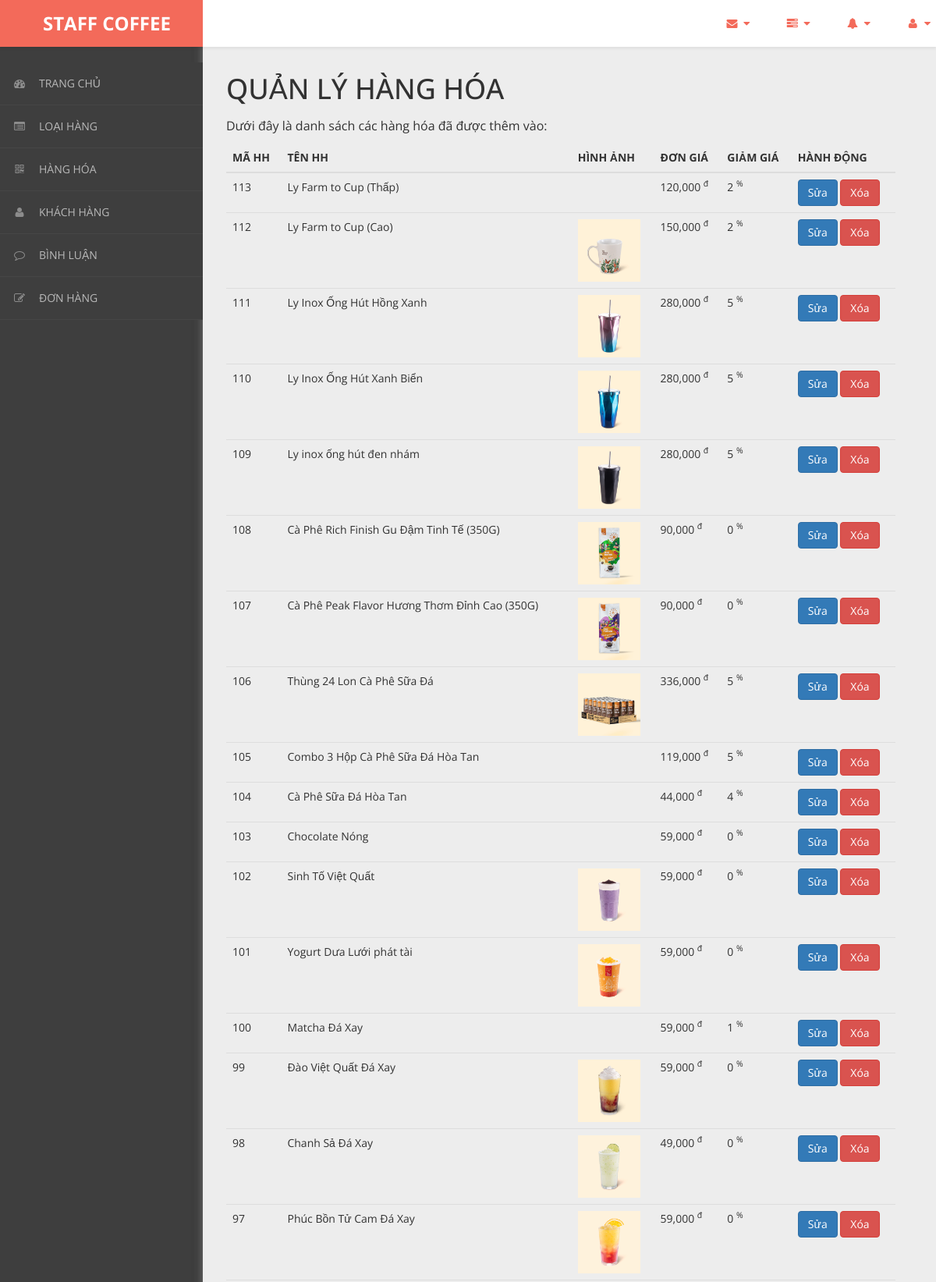
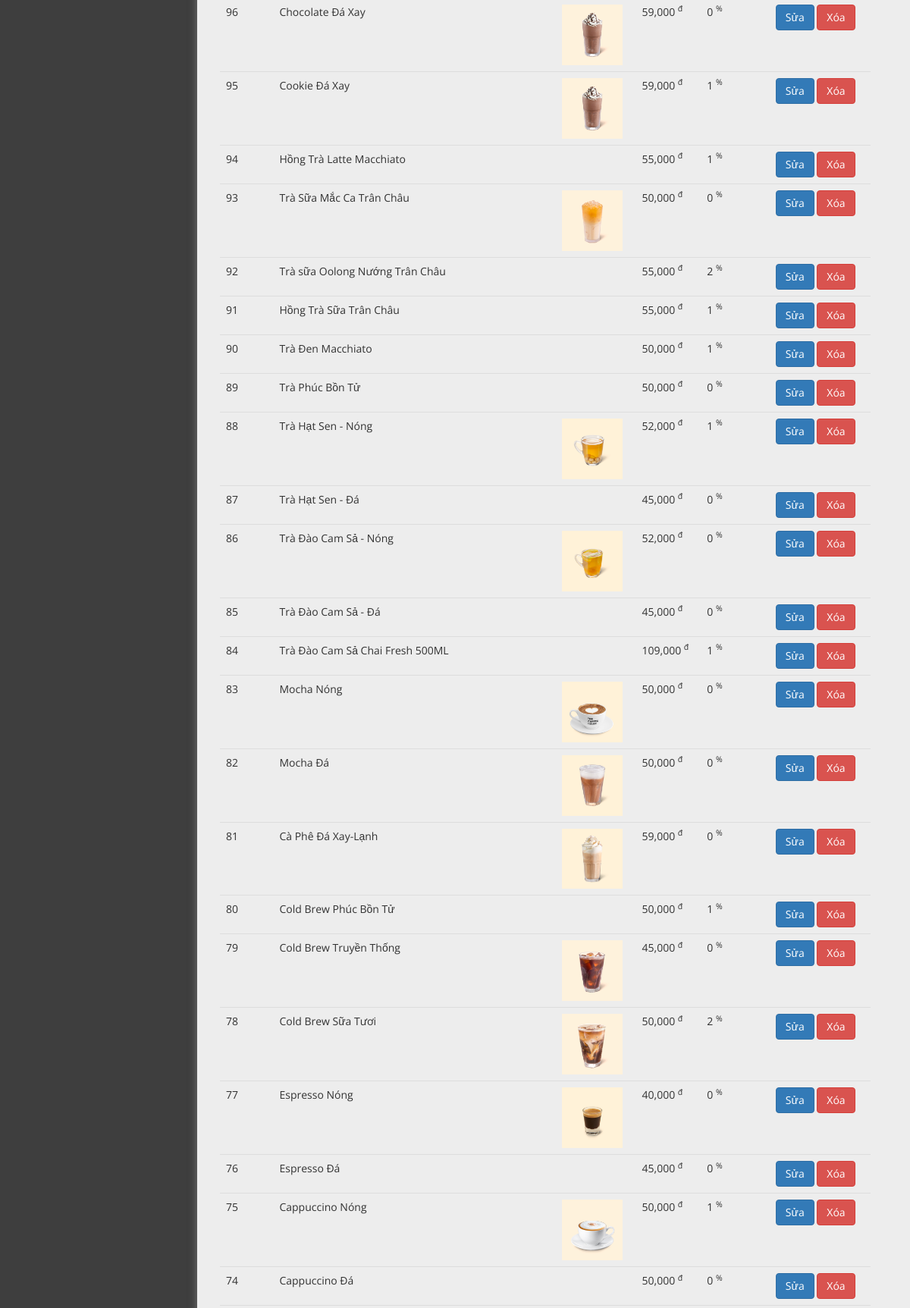
/admin/content/hang-hoa/hang-hoa-list.php (upper part), run on the app's committed database (2 pictures, top to bottom).
### tables this page shows
CREATE TABLE `hang_hoa` (
  `ma_hh` int(11) NOT NULL,
  `ten_hh` varchar(50) NOT NULL,
  `hinh` varchar(50) NOT NULL,
  `don_gia` int(11) NOT NULL,
  `giam_gia` int(11) NOT NULL,
  `mo_ta` varchar(500) NOT NULL,
  `ma_loai` int(11) NOT NULL
);

### admin/dao/pdo.php (called while the page is built, shortened)
<?php
    function pdo_get_connection(){
        $pdo = new PDO("mysql:host=localhost;dbname=bigshoes",'root','');
        $pdo->setAttribute(PDO::ATTR_ERRMODE, PDO::ERRMODE_EXCEPTION);
        return $pdo;
    }
    function pdo_query($sql){
        $sql_args = array_slice(func_get_args(),1);
        try{
            $conn = pdo_get_connection();
            $stmt = $conn ->prepare($sql);
            $stmt -> execute($sql_args);
            $rows = $stmt -> fetchAll();
            return $rows;
        }catch(PDOException $e){
            throw $e;
        }finally{
            unset($conn);
        }
    }
    ?>

### admin/dao/hang-hoa.php (called while the page is built, shortened)
<?php
    require_once ('pdo.php');
    function hang_hoa_select_all(){
        $sql = "SELECT * FROM hang_hoa ORDER BY ma_hh DESC";
        return pdo_query($sql);
    }
?>

### admin/content/hang-hoa/hang-hoa-list.php (the view, shortened to what this page needs)
<!DOCTYPE html>
<html xmlns="http://www.w3.org/1999/xhtml">
<head>
    <link href="../../../css/admin/css/bootstrap.css" rel="stylesheet" />
    <link href="../../../css/admin/css/font-awesome.css" rel="stylesheet" />
    <link href="../../../css/admin/css/custom-styles.css" rel="stylesheet" />
</head>
<body>
    <div id="wrapper">
        <nav class="navbar navbar-default top-navbar" role="navigation">
            <div class="navbar-header">
                <a class="navbar-brand" href="../../../../bigshoes/trang-chinh/"><strong style = "margin-left: 40px;">STAFF COFFEE</strong></a>
            </div>
            <ul class="nav navbar-top-links navbar-right">
                <li class="dropdown">
                    <a class="dropdown-toggle" data-toggle="dropdown" href="#" aria-expanded="false">
                        <i class="fa fa-envelope fa-fw"></i> <i class="fa fa-caret-down"></i>
                    </a>
                </li>
                <li class="dropdown">
                    <a class="dropdown-toggle" data-toggle="dropdown" href="#" aria-expanded="false">
                        <i class="fa fa-tasks fa-fw"></i> <i class="fa fa-caret-down"></i>
                    </a>
                </li>
                <li class="dropdown">
                    <a class="dropdown-toggle" data-toggle="dropdown" href="#" aria-expanded="false">
                        <i class="fa fa-bell fa-fw"></i> <i class="fa fa-caret-down"></i>
                    </a>
                </li>
                <li class="dropdown">
                    <a class="dropdown-toggle" data-toggle="dropdown" href="#" aria-expanded="false">
                        <i class="fa fa-user fa-fw"></i> <i class="fa fa-caret-down"></i>
                    </a>
                </li>
            </ul>
        </nav>
        <nav class="navbar-default navbar-side" role="navigation">
            <div class="sidebar-collapse">
                <ul class="nav" id="main-menu">
                    <li>
                        <a href="../thong-ke/thong-ke-list.php"><i class="fa fa-dashboard"></i>TRANG CHỦ</a>
                    </li>
                    <li>
                        <a href="../loai-hang/loai-hang-list.php"><i class="fa fa-list-alt" aria-hidden="true"></i>LOẠI HÀNG</a>
                    </li>
                    <li>
                        <a href="../hang-hoa/hang-hoa-list.php"><i class="fa fa-qrcode"></i>HÀNG HÓA</a>
                    </li>
                    <li>
                        <a href="../khach-hang/khach-hang-list.php"><i class="fa fa-user"></i>KHÁCH HÀNG</a>
                    </li>
                    <li>
                        <a href="../binh-luan/binh-luan-list.php"><i class="fa fa-comment-o" aria-hidden="true"></i>BÌNH LUẬN</a>
                    </li>
                    <li>
                        <a href="../hoa-don/hoa-don-list.php"><i class="fa fa-edit"></i>ĐƠN HÀNG</a>
                    </li>
                </ul>
            </div>
        </nav>
        <div id="page-wrapper">
		  <div class="header">
                        <div class="page-header">
                            <h1>QUẢN LÝ HÀNG HÓA</h1>
                            <p>Dưới đây là danh sách các hàng hóa đã được thêm vào: </p>
                            <?php
                                require_once ('../../dao/hang-hoa.php');
                                $items = hang_hoa_select_all();
                            ?>
                            <table class="table table-hover">
                                <thead>
                                  <tr>
                                    <th>MÃ HH</th>
                                    <th>TÊN HH</th>
                                    <th>HÌNH ẢNH</th>
                                    <th>ĐƠN GIÁ</th>
                                    <th>GIẢM GIÁ</th>
                                    <th>HÀNH ĐỘNG</th>
                                  </tr>
                                </thead>
                                <tbody>
                                <?php foreach($items as $item){
                                     extract($item);
                                    ?>
                                  <tr>
                                    <td><?=$ma_hh?></td>
                                    <td><?=$ten_hh?></td>
                                    <td><img src="/bigshoes/css/admin/images/products/<?=$hinh?>" alt="" style="width:80px;"></td>
                                    <td><?=number_format($don_gia)?> <sup>đ</sup></td>
                                    <td><?=$giam_gia?> <sup>%</sup></td>
                                    <td>
                                        <a href="hang-hoa-update.php?ma_hh=<?=$ma_hh?>"><button class="btn btn-primary">Sửa</button></a>
                                        <a onclick = "return confirm('Bạn có chắc chắn muốn xóa ?')" href="hang-hoa-delete.php?ma_hh=<?=$ma_hh?>"><button class="btn btn-danger">Xóa</button></a>
                                    </td>
                                  </tr>
                                <?php } ?>
                                </tbody>
                              </table>
                        </div>
		</div>
            </div>
        </div>
</body>
</html>

### css/admin/css/custom-styles.css (style rules this page uses)
body { font-family: 'Open Sans', sans-serif; background: #3E3E3E; }
#wrapper { width: 100%; }
#page-wrapper { padding: 15px 15px; min-height: 600px; background: #EDEDED; }
h1, .h1, h2, .h2, h3, .h3 { margin-top: 7px; margin-bottom: -5px; }
p { font-size:16px; line-height:25px; padding-top:20px; }
.navbar-side { z-index: 0; }
.navbar-side .nav > li > a > i { color: #8C8C8C;padding: 8px;width: 30px;text-align: center; }
.top-navbar { position: fixed; width: 100%; z-index: 300; -webkit-box-shadow: 0 3px 3px rgba(0, 0, 0, 0.05); -moz-box-shadow: 0 3px 3px rgba(0, 0, 0, 0.05); box-shadow: 0 3px 3px rgba(0, 0, 0, 0.05); }
.navbar-side { z-index: 1; position: fixed; width: 260px; top: 80px; }
#page-wrapper { position: relative; top: 55px; box-shadow: 0 0 10px #757575; -moz-box-shadow: 0 0 10px #757575; -webkit-box-shadow: 0 0 10px #757575; }
.page-header { margin: 0;border-bottom: 1px solid transparent;text-align: left;background-color: rgb(237, 237, 237);padding: 32px 22px 32px 0;color: #323232; }
.header { margin: 0 30px; }
.top-navbar { margin:0px; }
.top-navbar .navbar-brand { color: #fff;width: 260px;text-align: left;height: 60px;font-size: 24px;font-weight: 700;line-height: 30px;background: #F36A5A; }
.top-navbar .nav > li { position: relative; display: inline-block; margin: 0px; padding: 0px; }
.top-navbar .nav > li > a { position: relative; display: block; padding: 20px;color: #FFFFFF; margin: 0px; }
.sidebar-collapse , .sidebar-collapse .nav { background:none; }
.sidebar-collapse .nav { padding:0; }
.sidebar-collapse .nav > li > a { color: #B8B8B8; background:transparent; text-shadow:none; font-size: 14px; }
.sidebar-collapse > .nav > li > a { padding: 12px 10px; }
.sidebar-collapse > .nav > li { border-bottom: 1px solid rgba(107, 108, 109, 0.19); }
.navbar-side { border:none; background: #3E3E3E; }
.top-navbar { background: #FFFFFF; border-bottom:none; }
.top-navbar .nav > li > a > i { margin-right: 2px; }
.navbar-default { border:0px solid black; }
.navbar-header { background: transparent; }
.nav > li > a > i { margin-right:10px; color: rgb(243, 106, 90); }
@media (min-width:768px) { #page-wrapper { margin: 0 0 0 260px; padding: 0; min-height: 1200px; } }
@media (min-width:768px) { .navbar-side { width: 260px; z-index: 1; } }
@media (min-width:768px) { .navbar { border-radius: 0px; } }

### data on the page
hang_hoa: ma_hh "113", ten_hh "Ly Farm to Cup (Thấp)", don_gia "120,000", giam_gia "2"
hang_hoa: ma_hh "112", ten_hh "Ly Farm to Cup (Cao)", hinh (picture), don_gia "150,000", giam_gia "2"
hang_hoa: ma_hh "111", ten_hh "Ly Inox Ống Hút Hồng Xanh", hinh (picture), don_gia "280,000", giam_gia "5"
hang_hoa: ma_hh "110", ten_hh "Ly Inox Ống Hút Xanh Biển", hinh (picture), don_gia "280,000", giam_gia "5"
hang_hoa: ma_hh "109", ten_hh "Ly inox ống hút đen nhám", hinh (picture), don_gia "280,000", giam_gia "5"
hang_hoa: ma_hh "108", ten_hh "Cà Phê Rich Finish Gu Đậm Tinh Tế (350G)", hinh (picture), don_gia "90,000", giam_gia "0"
hang_hoa: ma_hh "107", ten_hh "Cà Phê Peak Flavor Hương Thơm Đỉnh Cao (350G)", hinh (picture), don_gia "90,000", giam_gia "0"
hang_hoa: ma_hh "106", ten_hh "Thùng 24 Lon Cà Phê Sữa Đá", hinh (picture), don_gia "336,000", giam_gia "5"
hang_hoa: ma_hh "105", ten_hh "Combo 3 Hộp Cà Phê Sữa Đá Hòa Tan", don_gia "119,000", giam_gia "5"
hang_hoa: ma_hh "104", ten_hh "Cà Phê Sữa Đá Hòa Tan", don_gia "44,000", giam_gia "4"
hang_hoa: ma_hh "103", ten_hh "Chocolate Nóng", don_gia "59,000", giam_gia "0"
hang_hoa: ma_hh "102", ten_hh "Sinh Tố Việt Quất", hinh (picture), don_gia "59,000", giam_gia "0"
hang_hoa: ma_hh "101", ten_hh "Yogurt Dưa Lưới phát tài", hinh (picture), don_gia "59,000", giam_gia "0"
hang_hoa: ma_hh "100", ten_hh "Matcha Đá Xay", don_gia "59,000", giam_gia "1"
hang_hoa: ma_hh "99", ten_hh "Đào Việt Quất Đá Xay", hinh (picture), don_gia "59,000", giam_gia "0"
hang_hoa: ma_hh "98", ten_hh "Chanh Sả Đá Xay", hinh (picture), don_gia "49,000", giam_gia "0"
hang_hoa: ma_hh "97", ten_hh "Phúc Bồn Tử Cam Đá Xay", hinh (picture), don_gia "59,000", giam_gia "0"
hang_hoa: ma_hh "96", ten_hh "Chocolate Đá Xay", hinh (picture), don_gia "59,000", giam_gia "0"
hang_hoa: ma_hh "95", ten_hh "Cookie Đá Xay", hinh (picture), don_gia "59,000", giam_gia "1"
hang_hoa: ma_hh "94", ten_hh "Hồng Trà Latte Macchiato", don_gia "55,000", giam_gia "1"
hang_hoa: ma_hh "93", ten_hh "Trà Sữa Mắc Ca Trân Châu", hinh (picture), don_gia "50,000", giam_gia "0"
hang_hoa: ma_hh "92", ten_hh "Trà sữa Oolong Nướng Trân Châu", don_gia "55,000", giam_gia "2"
hang_hoa: ma_hh "91", ten_hh "Hồng Trà Sữa Trân Châu", don_gia "55,000", giam_gia "1"
hang_hoa: ma_hh "90", ten_hh "Trà Đen Macchiato", don_gia "50,000", giam_gia "1"
hang_hoa: ma_hh "89", ten_hh "Trà Phúc Bồn Tử", don_gia "50,000", giam_gia "0"
hang_hoa: ma_hh "88", ten_hh "Trà Hạt Sen - Nóng", hinh (picture), don_gia "52,000", giam_gia "1"
hang_hoa: ma_hh "87", ten_hh "Trà Hạt Sen - Đá", don_gia "45,000", giam_gia "0"
hang_hoa: ma_hh "86", ten_hh "Trà Đào Cam Sả - Nóng", hinh (picture), don_gia "52,000", giam_gia "0"
hang_hoa: ma_hh "85", ten_hh "Trà Đào Cam Sả - Đá", don_gia "45,000", giam_gia "0"
hang_hoa: ma_hh "84", ten_hh "Trà Đào Cam Sả Chai Fresh 500ML", don_gia "109,000", giam_gia "1"
hang_hoa: ma_hh "83", ten_hh "Mocha Nóng", hinh (picture), don_gia "50,000", giam_gia "0"
hang_hoa: ma_hh "82", ten_hh "Mocha Đá", hinh (picture), don_gia "50,000", giam_gia "0"
hang_hoa: ma_hh "81", ten_hh "Cà Phê Đá Xay-Lạnh", hinh (picture), don_gia "59,000", giam_gia "0"
hang_hoa: ma_hh "80", ten_hh "Cold Brew Phúc Bồn Tử", don_gia "50,000", giam_gia "1"
hang_hoa: ma_hh "79", ten_hh "Cold Brew Truyền Thống", hinh (picture), don_gia "45,000", giam_gia "0"
hang_hoa: ma_hh "78", ten_hh "Cold Brew Sữa Tươi", hinh (picture), don_gia "50,000", giam_gia "2"
hang_hoa: ma_hh "77", ten_hh "Espresso Nóng", hinh (picture), don_gia "40,000", giam_gia "0"
hang_hoa: ma_hh "76", ten_hh "Espresso Đá", don_gia "45,000", giam_gia "0"
hang_hoa: ma_hh "75", ten_hh "Cappuccino Nóng", hinh (picture), don_gia "50,000", giam_gia "1"
hang_hoa: ma_hh "74", ten_hh "Cappuccino Đá", don_gia "50,000", giam_gia "0"
